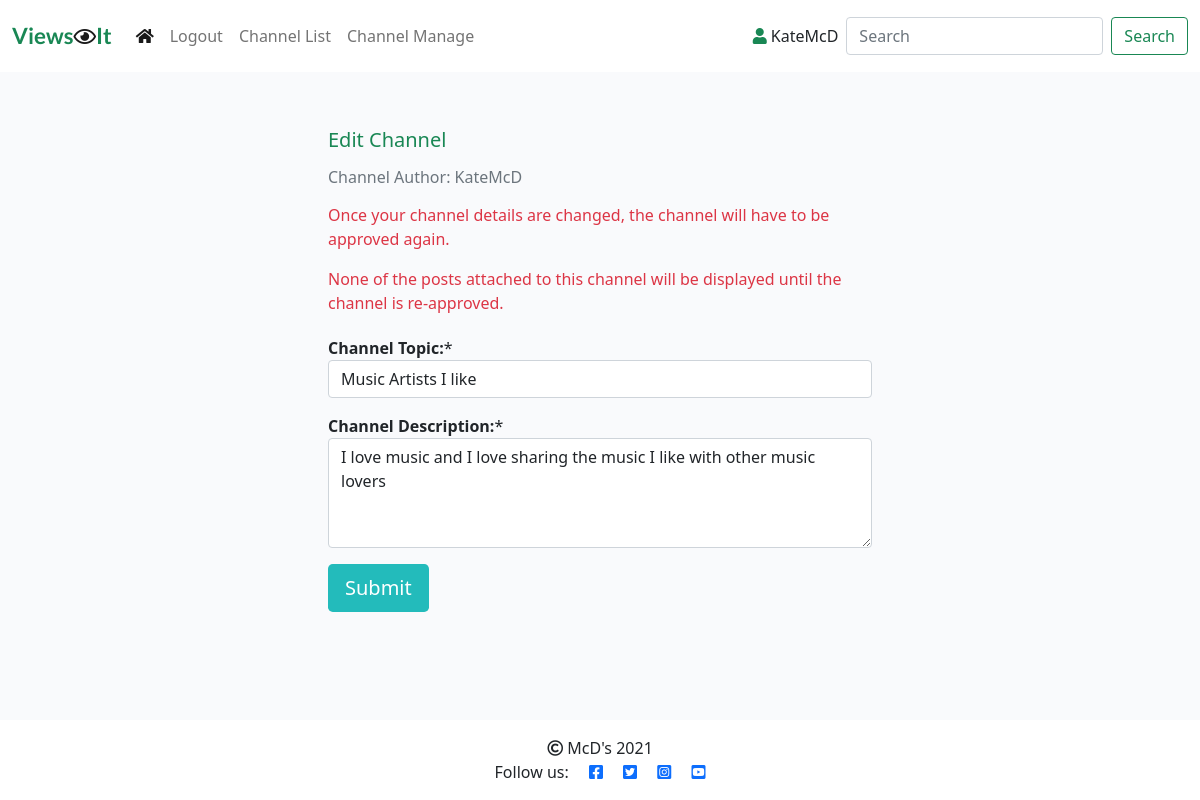
Page /channel_form/music-artists-i-like/ (signed in) on the committed database.
### viewsit_app/models.py (models this page shows, shortened)
class Channel(models.Model):
    topic = models.CharField(max_length=50)
    topic_url = models.SlugField(max_length=50, unique=True)
    description = models.CharField(max_length=200)
    author = models.ForeignKey(User, on_delete=models.CASCADE,
                               related_name="channels")
    created_on = models.DateTimeField(auto_now_add=True)
    updated_on = models.DateTimeField(auto_now=True)
    status = models.IntegerField(choices=STATUS, default=0)
    class Meta:
        ordering = ['-created_on']

### viewsit_app/views.py (the view, shortened to what this page needs)
# urls.py: path('channel_form/<slug>/', views.ChannelEdit.as_view(),
class ChannelEdit(View):
    def get(self, request, slug, *args, **kwargs):
        if not request.user.is_authenticated:
            return redirect('home')
        try:
            channel = Channel.objects.get(topic_url=slug, author=request.user)
        except Channel.DoesNotExist:
            return redirect('home')
        return render(
            request,
            "channel_form.html",
            {
                "channelsubmitted": False,
                "topic": channel.topic,
                "channel_form": ChannelForm(initial={'topic': channel.topic,
                                            'description': channel.description})
            },
        )

### viewsit_app/forms.py
class ChannelForm(forms.ModelForm):
    class Meta:
        model = Channel
        fields = ('topic', 'description',)
        labels = {
            'topic': '<strong>Channel Topic:</strong>',
            'description': '<strong>Channel Description:</strong>'
        }
        widgets = {
            'description': Textarea(attrs={'cols': 200, 'rows': 4})
        }

### templates/channel_form.html (shortened to what this page needs)
{% extends "base.html" %} {% block content %}
{% load crispy_forms_tags %}
<div class="container-fluid">
    <div class="row">
        <div class="col-12 col-sm-6 mt-3 offset-sm-3">
            <div class="card-body">
                {% if channelsubmitted %}
                    <div class="alert alert-success" role="alert">
                        Your channel is awaiting approval
                    </div>
                {% else %}
                    {% if topic  %}
                        <h5 class="mt-3 text-success">Edit Channel</h5>
                    {% else %}
                        <h5 class="mt-3 text-success">Request New Channel</h5>
                    {% endif %}
                    <h6 class="mt-3 text-muted">Channel Author: {{ user.username }}</h6>
                    {% if topic  %}
                        <p class="mt-3 text-danger">Once your channel details are changed, the channel will have to be approved again.</p>
                        <p class="text-danger">None of the posts attached to this channel will be displayed until the channel is re-approved.</p>
                    {% else %}
                        <p class="mt-3 text-muted">To register a new channel please enter the channel topic and a brief description of what the channel is about.</p>
                        <p class="text-muted">The channel will then await approval by the administrator before posts can be posted to it.</p>
                    {% endif %}
                    <form method="post" style="margin-top: 1.3em;">
                        <div class="row mt-3">
                          {{ channel_form.topic | as_crispy_field }}
                        </div>
	                    <div class="row mt-3">
                            {{ channel_form.description |as_crispy_field}}
                        </div>
                        <div class="mt-3">
                            <button type="submit" class="btn btn-signup btn-lg">Submit</button>
                        </div>
                    </form>
                {% endif %}
            </div>
        </div>
    </div>
</div>
{%endblock%}

### templates/base.html (shortened to what this page needs)
{% load static %}
<!DOCTYPE html>
<html class="h-100" lang="en">
<head>
    <link rel="stylesheet" href="https://cdnjs.cloudflare.com/ajax/libs/font-awesome/5.15.3/css/all.min.css">
    <link href="https://cdn.jsdelivr.net/npm/bootstrap@5.0.1/dist/css/bootstrap.min.css" rel="stylesheet"
>
    <link href="https://cdn.jsdelivr.net/npm/summernote@0.8.18/dist/summernote.min.css" rel="stylesheet">
    <link rel="stylesheet" href="{% static 'css/style.css' %}">
</head>
<body class="d-flex flex-column h-100 main-bg">
    <nav class="navbar navbar-expand-lg navbar-light fixed-top bg-white">
        <div class="container-fluid">
            <a class="navbar-brand" href="{% url 'home' %}"><span class="brand text-success">
                Views</span><i class="far fa-eye"></i><span class=" brand text-success">It</span></a>
            <div class="collapse navbar-collapse" id="navbarText">
                <ul class="navbar-nav me-auto mb-2 mb-lg-0">
                    <li class="nav-item">
                        <a class="nav-link active" aria-current="page" href="{% url 'channel_view_all' %}"><i class="fas fa-home"></i></a>
                    </li>
                    {% if user.is_authenticated %}
                    <li class="nav-item">
                        <a class="nav-link" href="{% url 'logout_user' %}">Logout</a>
                    </li>
                    {% endif %}
                    <li class="nav-item">
                        <a class="nav-link" href="{% url 'channel_list' %}">Channel List</a>
                    </li>
                    {% if user.is_authenticated and not "channel_manage" in request.path %}
                    <li class="nav-item">
                        <a class="nav-link" href="{% url 'channel_manage' %}">Channel Manage</a>
                    </li>
                    {% endif %}
                </ul>
                {% if user.is_authenticated %}
                    <p class="nav-item muted-text mt-3 me-2" id="navbarText"><i class="fas fa-user text-success"></i> {{ user }}</p>
                {% endif %}
                {% if not search_place_holder and not channel_topic_url%}
                    <div class="navbar-nav ml-auto mr-auto">
                        <form class="d-flex" action="{% url 'channel_view_search' %}" method="get">
                            <input class="form-control me-2" type="search" placeholder="Search" aria-label="Search" name="search_string">
                            <button class="btn btn-outline-success" type="submit">Search</button>
                        </form>
                    </div>
                {% endif %}
            </div>
        </div>
    </nav>
    <main class="flex-shrink-0 main-bg">
        {% block content %}
        {% endblock content %}
    </main>
   <footer class="footer mt-auto py-3 bg-white">
        <p class="m-0 text-center"><i class="far fa-copyright"></i>    McD's 2021</p>
        <p class="m-0 text-center"> Follow us:
            <a href="https://facebook.com" target="_blank" rel="no-opener" ><i class="fab fa-facebook-square ms-3"></i></a>
            <a href="https://twitter.com" target="_blank" rel="no-opener" ><i class="fab fa-twitter-square ms-3"></i></a>
            <a href="https://instagram.com" target="_blank" rel="no-opener" ><i class="fab fa-instagram-square ms-3"></i></a>
            <a href="https://youtube.com" target="_blank" rel="no-opener" ><i class="fab fa-youtube-square ms-3"></i></a>
        </p>
    </footer>
</body>
</html>

### static/css/style.css (style rules this page uses)
body { padding-top: 80px; }
.brand { font-family: Lato, sans-serif; font-size: 1.4rem; font-weight: 700; color: #4A4A4F; }
.main-bg { background-color: #F9FAFC; }
.btn-signup { background-color: #23BBBB; color: #fff; }

### rows in the picture
Channel: topic "Music Artists I like", description "I love music and I love sharing the music I like with other music lovers"

### other values in the picture
{{ user }} "KateMcD"
{{ user.username }} "KateMcD"
